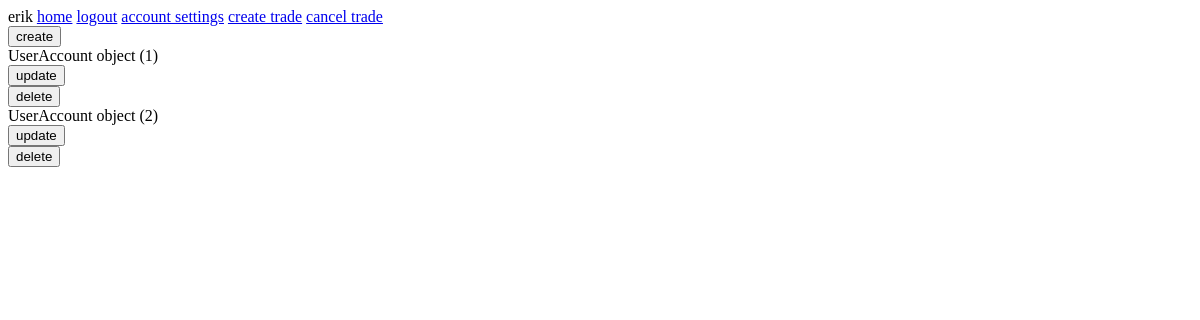
Page /account_settings/ (signed in) on the earlier database version.
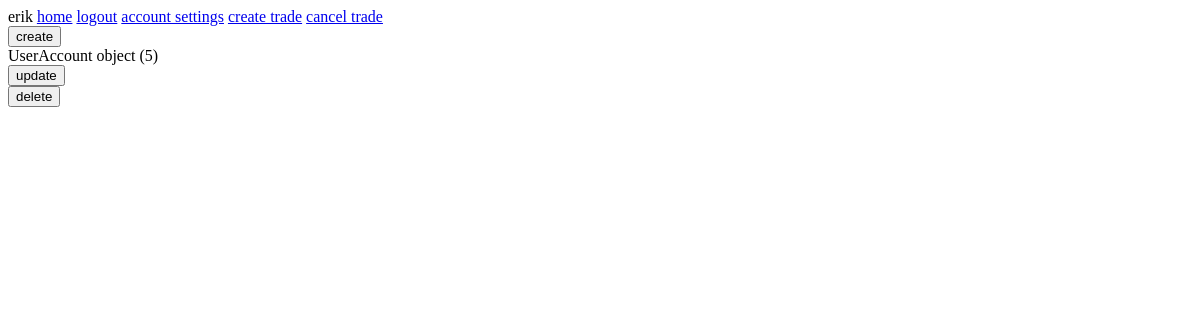
Same page on the later database version.
### trade_engine/models.py (models this page shows)
class UserAccount(models.Model):
    user = models.ForeignKey(User)
    api_key = models.CharField(max_length=100)
    secret = models.CharField(max_length=100)

### trade_engine/views.py (the view)
# urls.py: url(r'^account_settings/', account_settings, name='account_settings'),
def account_settings(request):
    context = {}
    return render_to_response('account_settings.html', context, context_instance=RequestContext(request))

### templates/account_settings.html (shortened to what this page needs)
{% extends "base.html" %}
{% block content %}
    <form method="GET" action="{% url 'create_user_account' %}">
        <button type="submit">create</button>
    </form>
    {% for name in request.user.useraccount_set.all %}
        {{ name }}
        <form method="GET" action="{% url 'update_user_account' name.pk %}">
            <button type="submit">update</button>
        </form>
        <form method="POST" action="{% url 'delete_user_account' name.pk %}">
            <button type="submit">delete</button>
        </form>
    {% endfor %}
{% endblock %}

Differences in the rows shown:
removed UserAccount: id "UserAccount object (1)"
removed UserAccount: id "UserAccount object (2)"
added UserAccount: id "UserAccount object (5)"
